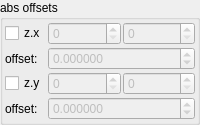
    <widget class="QGroupBox" name="groupBox_3">
     <property name="title">
      <string>abs offsets</string>
     </property>
     <layout class="QVBoxLayout" name="verticalLayout_5" stretch="0">
      <property name="spacing">
       <number>2</number>
      </property>
      <property name="leftMargin">
       <number>2</number>
      </property>
      <property name="topMargin">
       <number>2</number>
      </property>
      <property name="rightMargin">
       <number>2</number>
      </property>
      <property name="bottomMargin">
       <number>2</number>
      </property>
      <item>
       <layout class="QGridLayout" name="gridLayout_10" columnstretch="0,1,1">
        <property name="spacing">
         <number>2</number>
        </property>
        <item row="0" column="0">
         <widget class="MyCheckBox" name="checkBox_transf_function_enabledx_false">
          <property name="text">
           <string notr="true">z.x</string>
          </property>
         </widget>
        </item>
        <item row="2" column="0">
         <widget class="MyCheckBox" name="checkBox_transf_function_enabledy_false">
          <property name="text">
           <string notr="true">z.y</string>
          </property>
         </widget>
        </item>
        <item row="1" column="0">
         <widget class="QLabel" name="label_43">
          <property name="text">
           <string>offset:</string>
          </property>
         </widget>
        </item>
        <item row="3" column="0">
         <widget class="QLabel" name="label_38">
          <property name="text">
           <string>offset:</string>
          </property>
         </widget>
        </item>
        <item row="2" column="1">
         <widget class="MySpinBox" name="spinboxInt_transf_start_iterations_C">
          <property name="enabled">
           <bool>false</bool>
          </property>
          <property name="sizePolicy">
           <sizepolicy hsizetype="Minimum" vsizetype="Maximum">
            <horstretch>0</horstretch>
            <verstretch>0</verstretch>
           </sizepolicy>
          </property>
          <property name="maximum">
           <number>999</number>
          </property>
         </widget>
        </item>
        <item row="2" column="2">
         <widget class="MySpinBox" name="spinboxInt_transf_stop_iterations_C">
          <property name="enabled">
           <bool>false</bool>
          </property>
          <property name="sizePolicy">
           <sizepolicy hsizetype="Minimum" vsizetype="Maximum">
            <horstretch>0</horstretch>
            <verstretch>0</verstretch>
           </sizepolicy>
          </property>
          <property name="maximum">
           <number>999</number>
          </property>
         </widget>
        </item>
        <item row="0" column="1">
         <widget class="MySpinBox" name="spinboxInt_transf_start_iterations_A">
          <property name="enabled">
           <bool>false</bool>
          </property>
          <property name="sizePolicy">
           <sizepolicy hsizetype="Minimum" vsizetype="Maximum">
            <horstretch>0</horstretch>
            <verstretch>0</verstretch>
           </sizepolicy>
          </property>
          <property name="maximum">
           <number>999</number>
          </property>
         </widget>
        </item>
        <item row="0" column="2">
         <widget class="MySpinBox" name="spinboxInt_transf_stop_iterations_A">
          <property name="enabled">
           <bool>false</bool>
          </property>
          <property name="sizePolicy">
           <sizepolicy hsizetype="Minimum" vsizetype="Maximum">
            <horstretch>0</horstretch>
            <verstretch>0</verstretch>
           </sizepolicy>
          </property>
          <property name="maximum">
           <number>999</number>
          </property>
         </widget>
        </item>
        <item row="3" column="1" colspan="2">
         <widget class="MyDoubleSpinBox" name="spinbox_transf_offsetD_0">
          <property name="enabled">
           <bool>false</bool>
          </property>
          <property name="sizePolicy">
           <sizepolicy hsizetype="Minimum" vsizetype="Maximum">
            <horstretch>0</horstretch>
            <verstretch>0</verstretch>
           </sizepolicy>
          </property>
          <property name="prefix">
           <string/>
          </property>
          <property name="suffix">
           <string/>
          </property>
          <property name="decimals">
           <number>6</number>
          </property>
          <property name="minimum">
           <double>-99.989999999999995</double>
          </property>
          <property name="maximum">
           <double>99.989999999999995</double>
          </property>
          <property name="singleStep">
           <double>0.100000000000000</double>
          </property>
         </widget>
        </item>
        <item row="1" column="1" colspan="2">
         <widget class="MyDoubleSpinBox" name="spinbox_transf_offsetC_0">
          <property name="enabled">
           <bool>false</bool>
          </property>
          <property name="sizePolicy">
           <sizepolicy hsizetype="Minimum" vsizetype="Maximum">
            <horstretch>0</horstretch>
            <verstretch>0</verstretch>
           </sizepolicy>
          </property>
          <property name="prefix">
           <string/>
          </property>
          <property name="suffix">
           <string/>
          </property>
          <property name="decimals">
           <number>6</number>
          </property>
          <property name="minimum">
           <double>-99.989999999999995</double>
          </property>
          <property name="maximum">
           <double>99.989999999999995</double>
          </property>
          <property name="singleStep">
           <double>0.100000000000000</double>
          </property>
         </widget>
        </item>
       </layout>
      </item>
     </layout>
    </widget>
